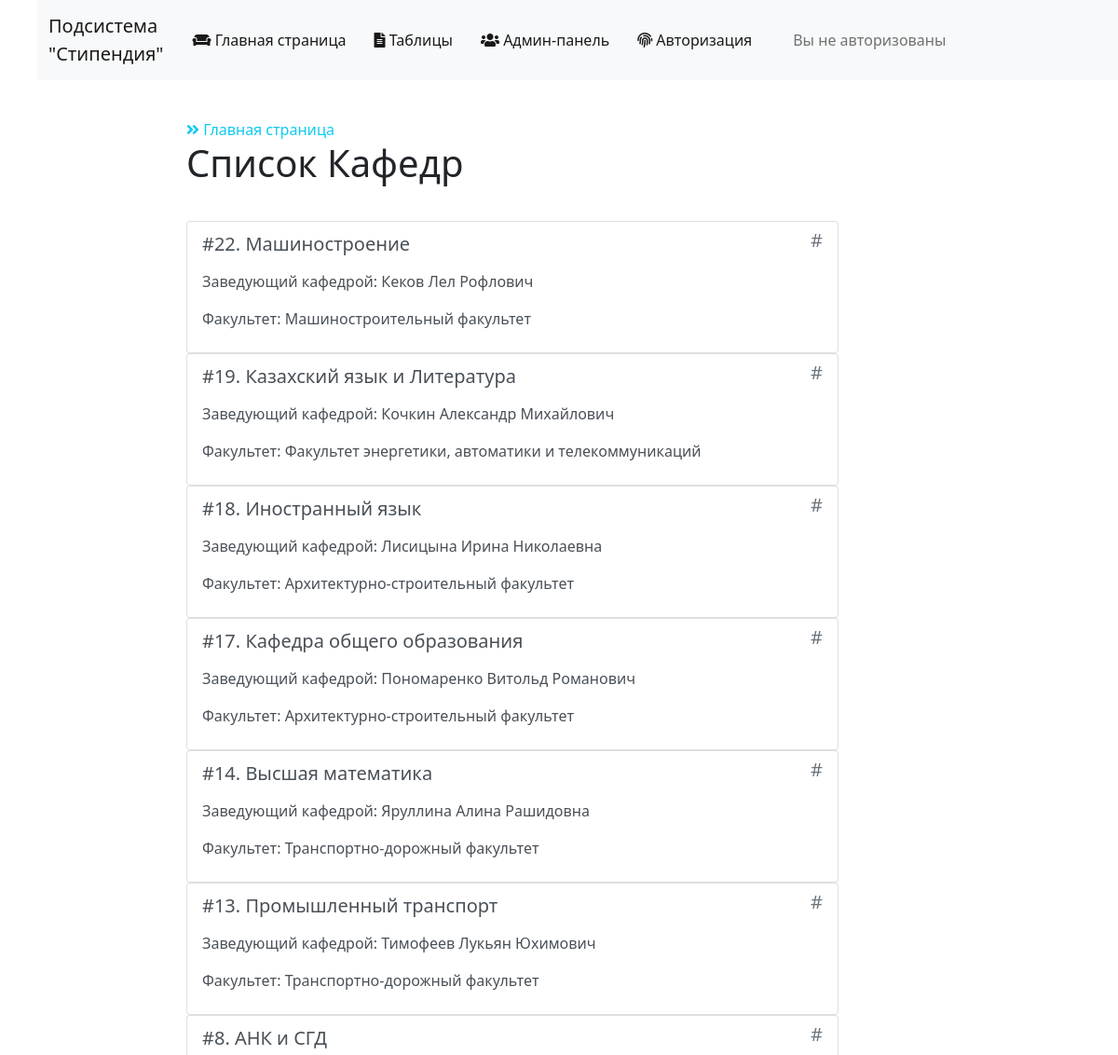
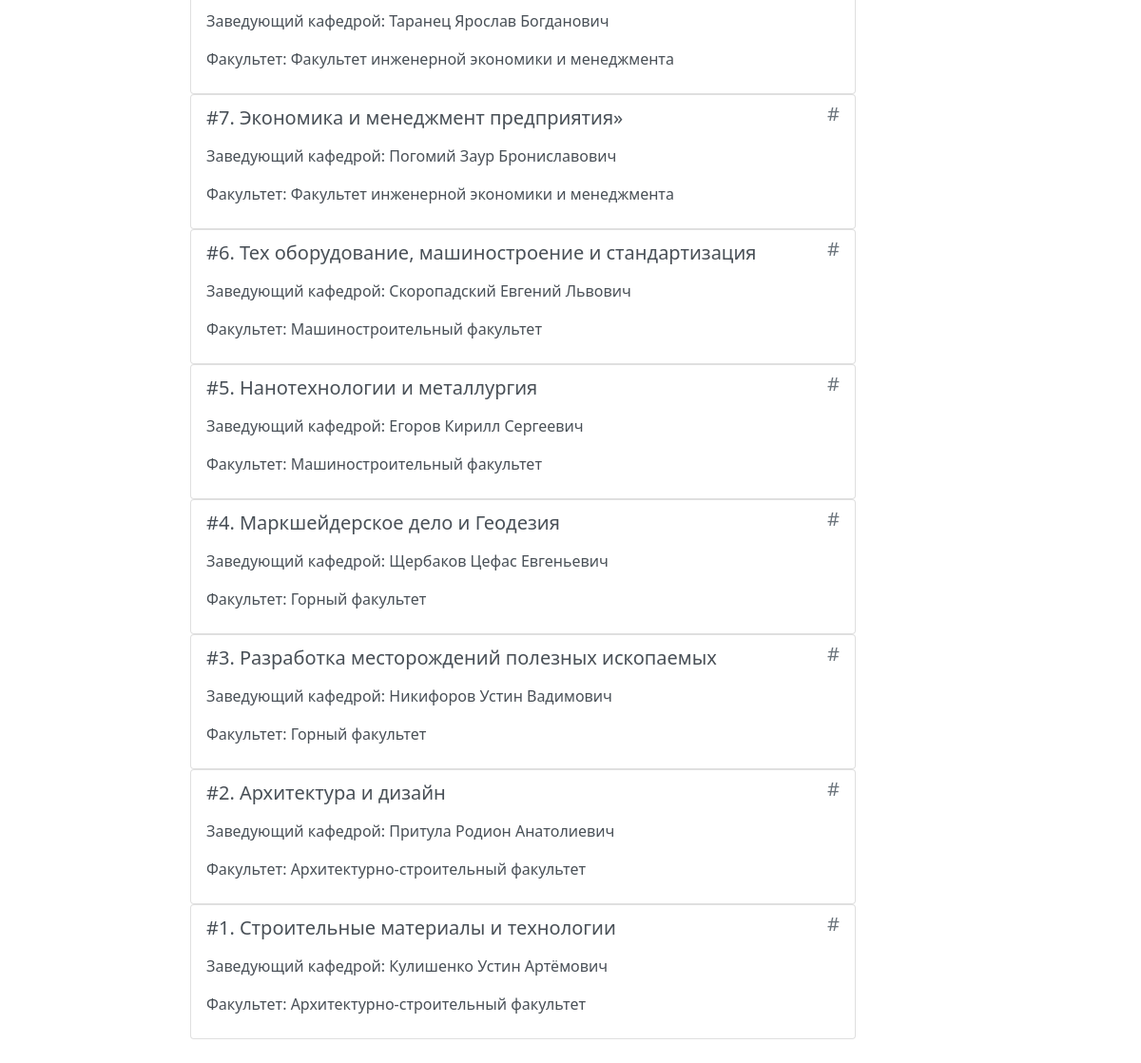
Page /department/ on the committed database (2 pictures, top to bottom).
### main/models.py (models this page shows)
class Department (models.Model):
    department_code = models.AutoField("Код кафедры", primary_key=True)
    department_name = models.CharField("Наименование кафедры", max_length=120)
    faculty_code = models.ForeignKey(
        Faculty, verbose_name="Код факультета", on_delete=models.CASCADE)
    department_head_code = models.OneToOneField(
        Staff, verbose_name="Заведующий кафедрой", null=True, blank=True, on_delete=models.PROTECT)
    class Meta:
        verbose_name = 'Кафедра'
        verbose_name_plural = 'Кафедры'
    def __str__(self):
        return f'{self.department_name}'

class Staff (models.Model):
    сurator_code = models.AutoField(
        "Код сотрудника", primary_key=True)     # код сотрудника
    curator_name = models.CharField("Имя сотрудника", max_length=200)
    class Meta:
        verbose_name = 'Сотрудник'
        verbose_name_plural = 'Сотрудники'
    def __str__(self):
        return f'{self.curator_name}'

class Faculty (models.Model):
    faculty_code = models.AutoField("Код факультета", primary_key=True)
    faculty_name = models.CharField("Наименование факультета", max_length=120)
    deanery_employee_code = models.OneToOneField(
        Staff, verbose_name="Декан факультета", null=True, blank=True, on_delete=models.PROTECT)
    class Meta:
        verbose_name = 'Факультет'
        verbose_name_plural = 'Факультеты'
    def __str__(self):
        return f'{self.faculty_name}'

### main/views.py (the view, shortened to what this page needs)
# urls.py: path(r'department/', views.department, name="department"),
def department(request):
    department_model = Department.objects.all()
    if request.method == 'GET':
        form = DepartmentForm()
    return render(
        request,
        'main/department.html',
        {
            'form': form,
            'department_model': department_model[::-1],
        }
    )

### main/templates/main/department.html (shortened to what this page needs)
{% extends 'layout.html' %}
{% block content %}
    <div class="features">
        <a class="link-info" href="{% url 'home' %}"><i class="fas fa-angle-double-right"></i> Главная страница</a>
        <h1>Список Кафедр</h1>
        {% for dep in department_model %}
        <div class="list-group">
          <a href="{% url 'showdepartment' id=dep.pk %}" class="list-group-item list-group-item-action">
            <div class="d-flex w-100 justify-content-between">
              <h5 class="mb-3 mt-1">#{{dep.pk}}. {{dep}}</h5>
              <h5 class="text-muted">#</h5>
            </div>
            <p>Заведующий кафедрой: {{dep.department_head_code}}</p>
            <p>Факультет: {{dep.faculty_code}}</p>
          </a>
        </div>
        {% endfor %}
    </div>
{% endblock %}

### main/static/main/css/main.css (style rules this page uses)
main .list-group { max-width: 700px; }
main h1 { padding-bottom: 30px; }
main a { text-decoration: none; }

### rows in the picture
Department: pk "22", department_name "Машиностроение", department_head_code "Кеков Лел Рофлович", faculty_code "Машиностроительный факультет"
Department: pk "19", department_name "Казахский язык и Литература", department_head_code "Кочкин Александр Михайлович", faculty_code "Факультет энергетики, автоматики и телекоммуникаций"
Department: pk "18", department_name "Иностранный язык", department_head_code "Лисицына Ирина Николаевна", faculty_code "Архитектурно-строительный факультет"
Department: pk "17", department_name "Кафедра общего образования", department_head_code "Пономаренко Витольд Романович", faculty_code "Архитектурно-строительный факультет"
Department: pk "14", department_name "Высшая математика", department_head_code "Яруллина Алина Рашидовна", faculty_code "Транспортно-дорожный факультет"
Department: pk "13", department_name "Промышленный транспорт", department_head_code "Тимофеев Лукьян Юхимович", faculty_code "Транспортно-дорожный факультет"
Department: pk "8", department_name "АНК и СГД", department_head_code "Таранец Ярослав Богданович", faculty_code "Факультет инженерной экономики и менеджмента"
Department: pk "7", department_name "Экономика и менеджмент предприятия»", department_head_code "Погомий Заур Брониславович", faculty_code "Факультет инженерной экономики и менеджмента"
Department: pk "6", department_name "Тех оборудование, машиностроение и стандартизация", department_head_code "Скоропадский Евгений Львович", faculty_code "Машиностроительный факультет"
Department: pk "5", department_name "Нанотехнологии и металлургия", department_head_code "Егоров Кирилл Сергеевич", faculty_code "Машиностроительный факультет"
Department: pk "4", department_name "Маркшейдерское дело и Геодезия", department_head_code "Щербаков Цефас Евгеньевич", faculty_code "Горный факультет"
Department: pk "3", department_name "Разработка месторождений полезных ископаемых", department_head_code "Никифоров Устин Вадимович", faculty_code "Горный факультет"
Department: pk "2", department_name "Архитектура и дизайн", department_head_code "Притула Родион Анатолиевич", faculty_code "Архитектурно-строительный факультет"
Department: pk "1", department_name "Строительные материалы и технологии", department_head_code "Кулишенко Устин Артёмович", faculty_code "Архитектурно-строительный факультет"
